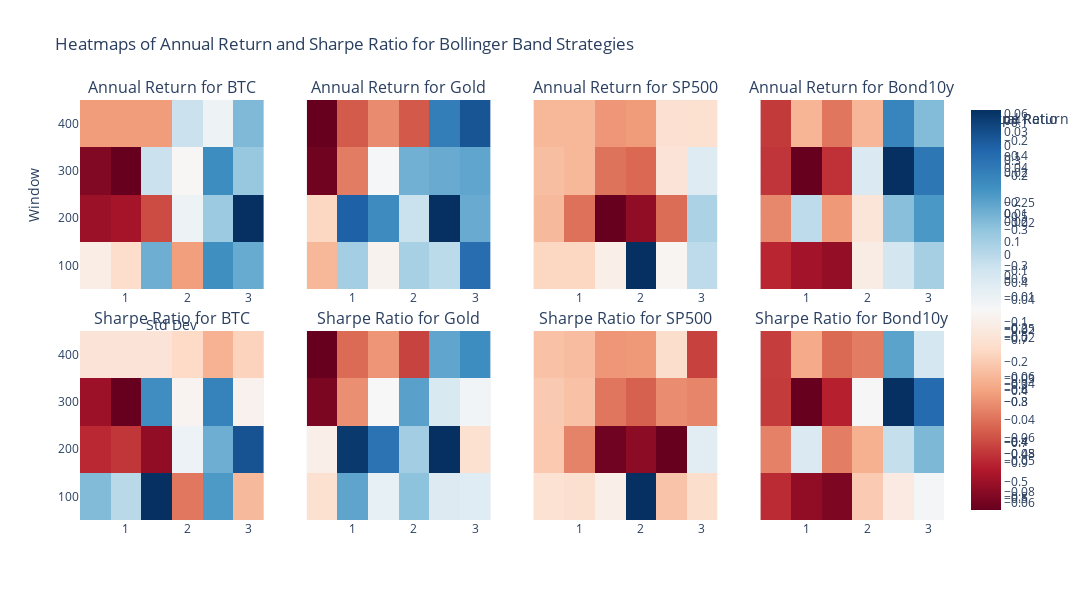

Write notebook code for a chart like this one.
### Markdown cell above
Test BB

### Code cell
# Parameters
windows = list(range(100, 500, 100))
std_devs = np.around(np.arange(0.5, 3.1, 0.5), decimals=2)
tp = 2  # Take profit multiplier
sl = tp  # Stop loss multiplier
leverage = 1
initial_capital = 10000.0

# Initialize lists to collect results
results_list = []
returns = []

for asset in df.columns:
    # Loop over the Bollinger Band window and standard deviation parameters
    for w in windows:
        for s in std_devs:
            # Generate signals
            signals = bollinger_bands_strategy_with_tp_sl(df[asset].dropna(), w, s, tp, sl)
            
            # Calculate return
            r = signals['price'].pct_change(fill_method=None) * signals['signal']
            
            # Backtest the portfolio
            portfolio = backtest_strategy(signals, leverage, initial_capital)
            
            # Calculate cumulative return and Sharpe ratio
            metric_result = calculate_metrics(r)
            
            # Append results to the list
            results_list.append({
                'Asset': asset,
                'Window': w,
                'Std_Dev': s,
                'Annual_Return': metric_result['annual_return'],
                'Sharpe_Ratio': metric_result['sharpe_ratio'],
            })
            
            # Store strategy returns for comparison
            strategy_name = f'{asset}_W{w}_S{s}'
            returns.append(r.rename(strategy_name))

# Convert results to a DataFrame for analysis
results = pd.DataFrame(results_list)
strategy_bb = pd.concat(returns, axis=1)

# Create subplot titles dynamically
subplot_titles = []
for metric in ["Annual Return", "Sharpe Ratio"]:
    for asset in df.columns:
        subplot_titles.append(f"{metric} for {asset}")

# Create subplots: 1 row for returns and 1 row for Sharpe ratios
fig = make_subplots(
    rows=2, cols=4,  # 4 assets in a row
    subplot_titles=subplot_titles,
    shared_yaxes=True,
    vertical_spacing=0.1
)

# Add heatmaps for each asset
for idx, asset in enumerate(results['Asset'].unique()):
    asset_data = results[results['Asset'] == asset]
    
    # Annual Return Heatmap
    pivot_return = asset_data.pivot(index='Window', columns='Std_Dev', values='Annual_Return')
    heatmap_return = go.Heatmap(
        z=pivot_return.values,
        x=pivot_return.columns,
        y=pivot_return.index,
        colorscale="RdBu",
        colorbar=dict(title="Annual Return") if idx == 0 else None,
    )
    fig.add_trace(heatmap_return, row=1, col=idx + 1)

    # Sharpe Ratio Heatmap
    pivot_sharpe = asset_data.pivot(index='Window', columns='Std_Dev', values='Sharpe_Ratio')
    heatmap_sharpe = go.Heatmap(
        z=pivot_sharpe.values,
        x=pivot_sharpe.columns,
        y=pivot_sharpe.index,
        colorscale="RdBu",
        colorbar=dict(title="Sharpe Ratio") if idx == 0 else None,
    )
    fig.add_trace(heatmap_sharpe, row=2, col=idx + 1)

# Update layout
fig.update_layout(
    height=600,  # Smaller height for easier viewing
    width=1200,  # Adjust width accordingly
    title_text="Heatmaps of Annual Return and Sharpe Ratio for Bollinger Band Strategies",
    xaxis_title="Std Dev",
    yaxis_title="Window",
    template="plotly"
)

# Show the figure
fig.show()

### Figure 1 — Plotly figure (JSON) as saved in the notebook; plotly's stock layout.template omitted (floating-point values rounded to 4 significant figures)
{"data": [{"colorbar": {"title": {"text": "Annual Return"}}, "colorscale": [[0, "rgb(103,0,31)"], [0.1, "rgb(178,24,43)"], [0.2, "rgb(214,96,77)"], [0.3, "rgb(244,165,130)"], [0.4, "rgb(253,219,199)"], [0.5, "rgb(247,247,247)"], [0.6, "rgb(209,229,240)"], [0.7, "rgb(146,197,222)"], [0.8, "rgb(67,147,195)"], [0.9, "rgb(33,102,172)"], [1, "rgb(5,48,97)"]], "type": "heatmap", "x": [0.5, 1, 1.5, 2, 2.5, 3], "xaxis": "x", "y": [100, 200, 300, 400], "yaxis": "y", "z": [[-0.3553, -0.3728, -0.2712, -0.4078, -0.2522, -0.269], [-0.4745, -0.47, -0.4434, -0.3371, -0.2896, -0.1946], [-0.4842, -0.4952, -0.3119, -0.3465, -0.2506, -0.2879], [-0.4085, -0.4085, -0.4085, -0.3118, -0.3374, -0.2774]]}, {"colorbar": {"title": {"text": "Sharpe Ratio"}}, "colorscale": [[0, "rgb(103,0,31)"], [0.1, "rgb(178,24,43)"], [0.2, "rgb(214,96,77)"], [0.3, "rgb(244,165,130)"], [0.4, "rgb(253,219,199)"], [0.5, "rgb(247,247,247)"], [0.6, "rgb(209,229,240)"], [0.7, "rgb(146,197,222)"], [0.8, "rgb(67,147,195)"], [0.9, "rgb(33,102,172)"], [1, "rgb(5,48,97)"]], "type": "heatmap", "x": [0.5, 1, 1.5, 2, 2.5, 3], "xaxis": "x5", "y": [100, 200, 300, 400], "yaxis": "y5", "z": [[-0.5362, -0.587, -0.3653, -0.8344, -0.4957, -0.7709], [-0.9019, -0.89, -0.9424, -0.6541, -0.5209, -0.405], [-0.9337, -0.9767, -0.4814, -0.6791, -0.4645, -0.6832], [-0.7117, -0.7117, -0.7117, -0.7321, -0.778, -0.7398]]}, {"colorscale": [[0, "rgb(103,0,31)"], [0.1, "rgb(178,24,43)"], [0.2, "rgb(214,96,77)"], [0.3, "rgb(244,165,130)"], [0.4, "rgb(253,219,199)"], [0.5, "rgb(247,247,247)"], [0.6, "rgb(209,229,240)"], [0.7, "rgb(146,197,222)"], [0.8, "rgb(67,147,195)"], [0.9, "rgb(33,102,172)"], [1, "rgb(5,48,97)"]], "type": "heatmap", "x": [0.5, 1, 1.5, 2, 2.5, 3], "xaxis": "x2", "y": [100, 200, 300, 400], "yaxis": "y2", "z": [[-0.05984, -0.02487, -0.04462, -0.02532, -0.02863, -0.002793], [-0.05361, -0.0001911, -0.009635, -0.03111, 0.009295, -0.01634], [-0.09337, -0.06954, -0.04211, -0.01745, -0.0164, -0.01512], [-0.09449, -0.07448, -0.06732, -0.07461, -0.006625, 0.002157]]}, {"colorscale": [[0, "rgb(103,0,31)"], [0.1, "rgb(178,24,43)"], [0.2, "rgb(214,96,77)"], [0.3, "rgb(244,165,130)"], [0.4, "rgb(253,219,199)"], [0.5, "rgb(247,247,247)"], [0.6, "rgb(209,229,240)"], [0.7, "rgb(146,197,222)"], [0.8, "rgb(67,147,195)"], [0.9, "rgb(33,102,172)"], [1, "rgb(5,48,97)"]], "type": "heatmap", "x": [0.5, 1, 1.5, 2, 2.5, 3], "xaxis": "x6", "y": [100, 200, 300, 400], "yaxis": "y6", "z": [[-0.5106, -0.2518, -0.4201, -0.2975, -0.3986, -0.403], [-0.4747, -0.08835, -0.1727, -0.3206, -0.07641, -0.512], [-0.8059, -0.6246, -0.4508, -0.2467, -0.3916, -0.438], [-0.825, -0.6634, -0.6176, -0.7055, -0.2526, -0.2159]]}, {"colorscale": [[0, "rgb(103,0,31)"], [0.1, "rgb(178,24,43)"], [0.2, "rgb(214,96,77)"], [0.3, "rgb(244,165,130)"], [0.4, "rgb(253,219,199)"], [0.5, "rgb(247,247,247)"], [0.6, "rgb(209,229,240)"], [0.7, "rgb(146,197,222)"], [0.8, "rgb(67,147,195)"], [0.9, "rgb(33,102,172)"], [1, "rgb(5,48,97)"]], "type": "heatmap", "x": [0.5, 1, 1.5, 2, 2.5, 3], "xaxis": "x3", "y": [100, 200, 300, 400], "yaxis": "y3", "z": [[-0.02377, -0.0238, -0.01626, 0.03524, -0.01435, -0.0006221], [-0.02912, -0.04009, -0.06183, -0.05637, -0.04065, 0.002149], [-0.02826, -0.02933, -0.0398, -0.04124, -0.01974, -0.006786], [-0.02942, -0.02948, -0.0348, -0.03401, -0.02083, -0.02113]]}, {"colorscale": [[0, "rgb(103,0,31)"], [0.1, "rgb(178,24,43)"], [0.2, "rgb(214,96,77)"], [0.3, "rgb(244,165,130)"], [0.4, "rgb(253,219,199)"], [0.5, "rgb(247,247,247)"], [0.6, "rgb(209,229,240)"], [0.7, "rgb(146,197,222)"], [0.8, "rgb(67,147,195)"], [0.9, "rgb(33,102,172)"], [1, "rgb(5,48,97)"]], "type": "heatmap", "x": [0.5, 1, 1.5, 2, 2.5, 3], "xaxis": "x7", "y": [100, 200, 300, 400], "yaxis": "y7", "z": [[-0.2216, -0.227, -0.1905, 0.1813, -0.2696, -0.232], [-0.2627, -0.3438, -0.5105, -0.485, -0.5193, -0.1291], [-0.2619, -0.2712, -0.3564, -0.3782, -0.3346, -0.3419], [-0.2729, -0.2789, -0.324, -0.3217, -0.2322, -0.4079]]}, {"colorscale": [[0, "rgb(103,0,31)"], [0.1, "rgb(178,24,43)"], [0.2, "rgb(214,96,77)"], [0.3, "rgb(244,165,130)"], [0.4, "rgb(253,219,199)"], [0.5, "rgb(247,247,247)"], [0.6, "rgb(209,229,240)"], [0.7, "rgb(146,197,222)"], [0.8, "rgb(67,147,195)"], [0.9, "rgb(33,102,172)"], [1, "rgb(5,48,97)"]], "type": "heatmap", "x": [0.5, 1, 1.5, 2, 2.5, 3], "xaxis": "x4", "y": [100, 200, 300, 400], "yaxis": "y4", "z": [[-0.069, -0.0749, -0.07774, -0.01861, 0.0007527, 0.01227], [-0.04883, 0.006554, -0.04484, -0.02215, 0.01866, 0.0303], [-0.06596, -0.0867, -0.06671, -0.001989, 0.0613, 0.04083], [-0.06485, -0.03793, -0.05235, -0.03751, 0.03651, 0.01963]]}, {"colorscale": [[0, "rgb(103,0,31)"], [0.1, "rgb(178,24,43)"], [0.2, "rgb(214,96,77)"], [0.3, "rgb(244,165,130)"], [0.4, "rgb(253,219,199)"], [0.5, "rgb(247,247,247)"], [0.6, "rgb(209,229,240)"], [0.7, "rgb(146,197,222)"], [0.8, "rgb(67,147,195)"], [0.9, "rgb(33,102,172)"], [1, "rgb(5,48,97)"]], "type": "heatmap", "x": [0.5, 1, 1.5, 2, 2.5, 3], "xaxis": "x8", "y": [100, 200, 300, 400], "yaxis": "y8", "z": [[-0.4453, -0.5151, -0.5423, -0.2016, -0.1179, -0.06009], [-0.3239, 0.002772, -0.3293, -0.249, 0.04756, 0.154], [-0.4227, -0.5711, -0.461, -0.07392, 0.4281, 0.3169], [-0.4186, -0.261, -0.3561, -0.3298, 0.1971, 0.01734]]}], "layout": {"annotations": [{"font": {"size": 16}, "showarrow": false, "text": "Annual Return for BTC", "x": 0.1062, "xanchor": "center", "xref": "paper", "y": 1, "yanchor": "bottom", "yref": "paper"}, {"font": {"size": 16}, "showarrow": false, "text": "Annual Return for Gold", "x": 0.3688, "xanchor": "center", "xref": "paper", "y": 1, "yanchor": "bottom", "yref": "paper"}, {"font": {"size": 16}, "showarrow": false, "text": "Annual Return for SP500", "x": 0.6313, "xanchor": "center", "xref": "paper", "y": 1, "yanchor": "bottom", "yref": "paper"}, {"font": {"size": 16}, "showarrow": false, "text": "Annual Return for Bond10y", "x": 0.8938, "xanchor": "center", "xref": "paper", "y": 1, "yanchor": "bottom", "yref": "paper"}, {"font": {"size": 16}, "showarrow": false, "text": "Sharpe Ratio for BTC", "x": 0.1062, "xanchor": "center", "xref": "paper", "y": 0.45, "yanchor": "bottom", "yref": "paper"}, {"font": {"size": 16}, "showarrow": false, "text": "Sharpe Ratio for Gold", "x": 0.3688, "xanchor": "center", "xref": "paper", "y": 0.45, "yanchor": "bottom", "yref": "paper"}, {"font": {"size": 16}, "showarrow": false, "text": "Sharpe Ratio for SP500", "x": 0.6313, "xanchor": "center", "xref": "paper", "y": 0.45, "yanchor": "bottom", "yref": "paper"}, {"font": {"size": 16}, "showarrow": false, "text": "Sharpe Ratio for Bond10y", "x": 0.8938, "xanchor": "center", "xref": "paper", "y": 0.45, "yanchor": "bottom", "yref": "paper"}], "height": 600, "title": {"text": "Heatmaps of Annual Return and Sharpe Ratio for Bollinger Band Strategies"}, "width": 1200, "xaxis": {"anchor": "y", "domain": [0, 0.2125], "title": {"text": "Std Dev"}}, "xaxis2": {"anchor": "y2", "domain": [0.2625, 0.475]}, "xaxis3": {"anchor": "y3", "domain": [0.525, 0.7375]}, "xaxis4": {"anchor": "y4", "domain": [0.7875, 1]}, "xaxis5": {"anchor": "y5", "domain": [0, 0.2125]}, "xaxis6": {"anchor": "y6", "domain": [0.2625, 0.475]}, "xaxis7": {"anchor": "y7", "domain": [0.525, 0.7375]}, "xaxis8": {"anchor": "y8", "domain": [0.7875, 1]}, "yaxis": {"anchor": "x", "domain": [0.55, 1], "title": {"text": "Window"}}, "yaxis2": {"anchor": "x2", "domain": [0.55, 1], "matches": "y", "showticklabels": false}, "yaxis3": {"anchor": "x3", "domain": [0.55, 1], "matches": "y", "showticklabels": false}, "yaxis4": {"anchor": "x4", "domain": [0.55, 1], "matches": "y", "showticklabels": false}, "yaxis5": {"anchor": "x5", "domain": [0, 0.45]}, "yaxis6": {"anchor": "x6", "domain": [0, 0.45], "matches": "y5", "showticklabels": false}, "yaxis7": {"anchor": "x7", "domain": [0, 0.45], "matches": "y5", "showticklabels": false}, "yaxis8": {"anchor": "x8", "domain": [0, 0.45], "matches": "y5", "showticklabels": false}}}
